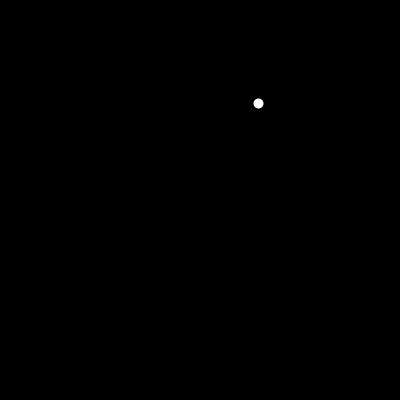
Frame 1 (no input)
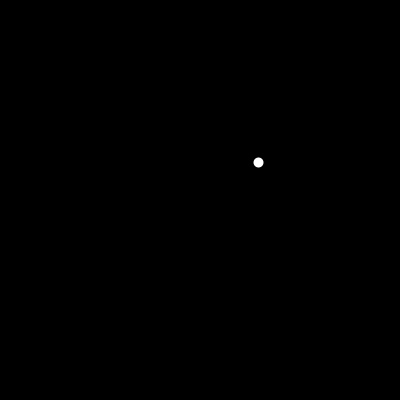
Frame 60 (the mouse pressed at the canvas centre just before this capture)
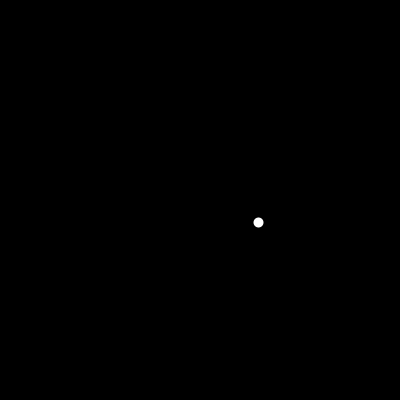
Frame 120 (the mouse held since frame 60 and released just before this capture)

The Processing sketch that drew these frames (run headless with seeded random() and noise(); from frame 60 on, the mouse is pressed at the canvas centre):

// Processing sketch: processing_86924
// ── processing_86924.pde

float x,y;


void setup() {
  size(400, 400);
  x = random(0,width);
  y = random(0,height);
}

void draw() {
background(0);
stroke(255);
strokeWeight(10);
point( x , y );
  y = y + 1;
}
